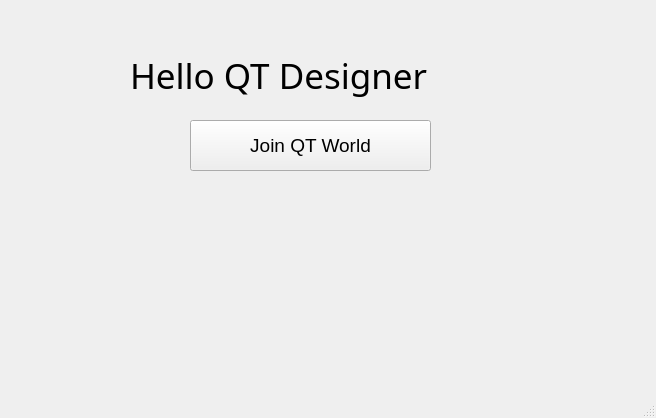
<?xml version="1.0" encoding="UTF-8"?>
<ui version="4.0">
 <class>MainWindow</class>
 <widget class="QMainWindow" name="MainWindow">
  <property name="geometry">
   <rect>
    <x>0</x>
    <y>0</y>
    <width>656</width>
    <height>418</height>
   </rect>
  </property>
  <property name="windowTitle">
   <string>MainWindow</string>
  </property>
  <widget class="QWidget" name="centralwidget">
   <widget class="QLabel" name="hello_label">
    <property name="geometry">
     <rect>
      <x>130</x>
      <y>30</y>
      <width>411</width>
      <height>91</height>
     </rect>
    </property>
    <property name="font">
     <font>
      <family>JetBrains Mono</family>
      <pointsize>26</pointsize>
     </font>
    </property>
    <property name="text">
     <string>Hello QT Designer</string>
    </property>
   </widget>
   <widget class="QPushButton" name="hello_button">
    <property name="geometry">
     <rect>
      <x>190</x>
      <y>120</y>
      <width>241</width>
      <height>51</height>
     </rect>
    </property>
    <property name="font">
     <font>
      <pointsize>14</pointsize>
     </font>
    </property>
    <property name="text">
     <string>Join QT World</string>
    </property>
   </widget>
  </widget>
  <widget class="QStatusBar" name="statusbar"/>
 </widget>
 <resources/>
 <connections/>
</ui>
